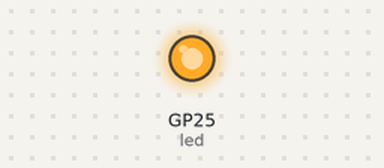
Simulated run of this program. Board: Raspberry Pi Pico running MicroPython. Shown: output pins drawn as LEDs (lit = HIGH). What the program prints to the serial console is not drawn. At 0.0 s the program stops and its outputs stay as they are.

Above: at 0.1 s.
Timing chart, 0 to 1.5 s (numbered marks = the images above):
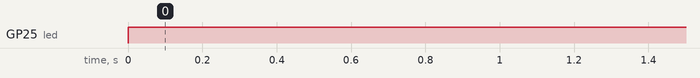

Measured:
- by itself, GP25 (led): LOW → HIGH at 0.00 s

The program:

toggle_system_led_pin25_v01.py
```python
# toggle_led_pin25_01.py tlfog01 2021feb11hkt1732
# Description - Toggle system LED Pin25 when executed

# References
# 1. Getting started with Raspberry Pi Pico Projects - tlfog01  2021feb10hkt2032
# https://projects.raspberrypi.org/en/projects/getting-started-with-the-pico/2

# Notes Notes
# CLI command to upgrade Thonny
# $ sudo apt update && sudo apt upgrade -y
# $ sudo reboot now

# *** Debug print statements  ***

from machine import Pin

print('Begin toggleSystemLedPin25()')

led = Pin(25, Pin.OUT) # On board LED = pin 15
led.toggle()

print('End   toggleSystemLedPin25')

# .END

# *** Sample Output - tlfong01  2021feb10hkt2043 ***
# Notes
# System on board LED toggles on and off eveary time program exceutes
# Press <Ctrl-S> to compile, <F5> to run

'''
MicroPython v1.14 on 2021-02-02; Raspberry Pi Pico with RP2040
Type "help()" for more information.
>>> %Run -c $EDITOR_CONTENT
Begin toggleSystemLedPin25()
End   toggleSystemLedPin25
>>> %Run -c $EDITOR_CONTENT
Begin toggleSystemLedPin25()
End   toggleSystemLedPin25
'''
# *** End of sample output ***
```
